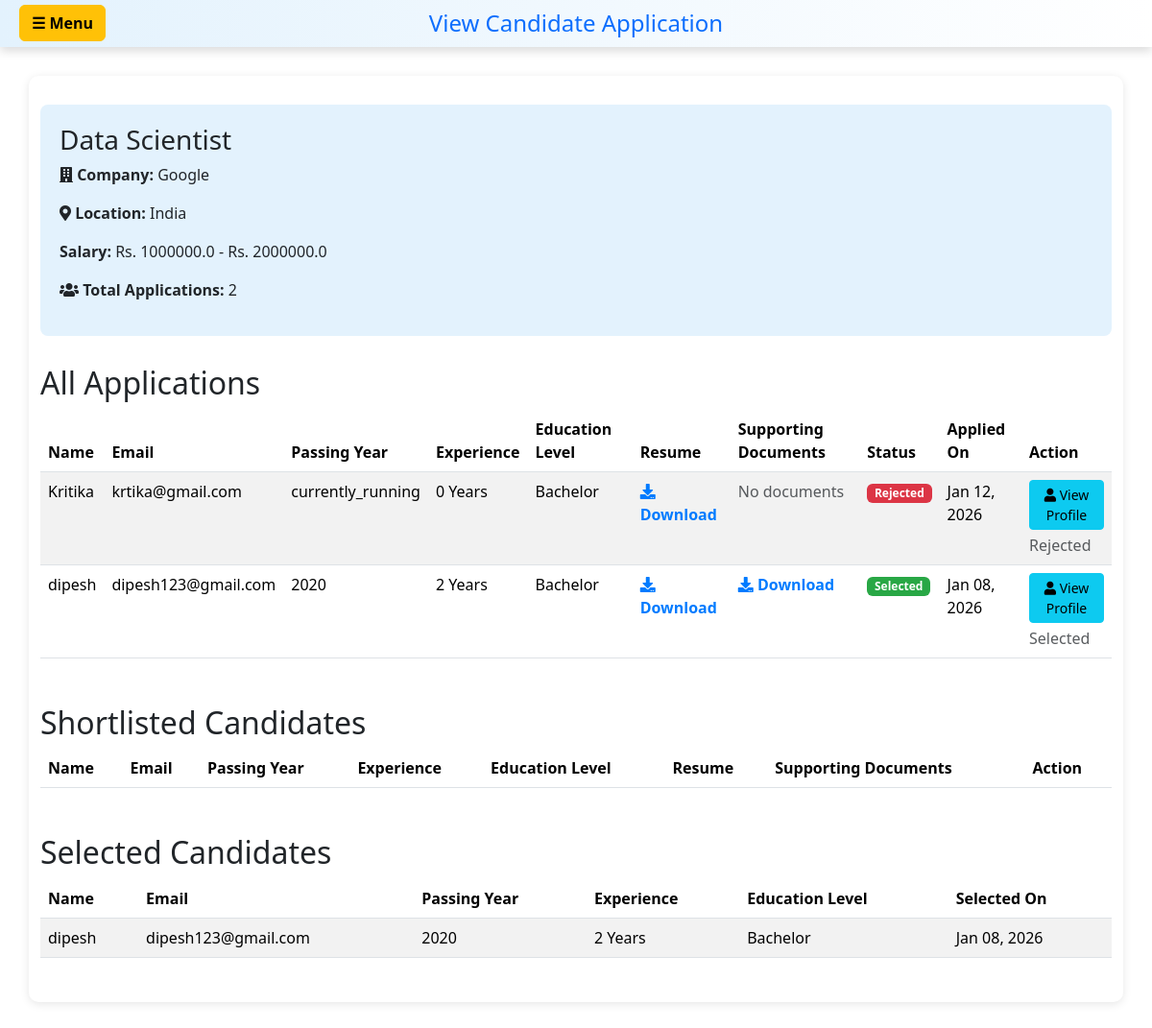
Page /candidate-details/18/ (signed in) on the committed database.
### hr/models.py (models this page shows, shortened)
class JobPost(models.Model):
    user=models.ForeignKey(User,on_delete=models.CASCADE)
    title=models.CharField(max_length=200)
    address=models.CharField(max_length=200)
    CompanyName=models.CharField(max_length=200)
    salaryLow=models.FloatField(default=0, validators=[MinValueValidator(0)])
    salaryHigh=models.FloatField(default=0, validators=[MinValueValidator(0)])
    applycount=models.IntegerField(default=0)
    lastDateToApply=models.DateField()
    created_at=models.DateTimeField(auto_now_add=True, null=True)
    employment_type = models.CharField(max_length=20, choices=EMPLOYMENT_TYPE_CHOICES, default='full-time', null=True, blank=True)
    work_mode = models.CharField(max_length=20, choices=WORK_MODE_CHOICES, default='on-site', null=True, blank=True)

class candidateApplication(models.Model):
    user=models.ForeignKey(User,on_delete=models.CASCADE)
    job = models.ForeignKey(JobPost,on_delete=models.CASCADE)
    education_level = models.CharField(
        max_length=20,
        choices=EDUCATION_CHOICES,
        default='BACHELOR'
    )
    passingYear = models.CharField(
        max_length=20,
        choices=PASSING_YEAR_CHOICES,
        default='currently_running'
    )
    yearOfExp=models.IntegerField(
        default=0,
        validators=[MinValueValidator(0)]
    )
    resume=models.FileField(upload_to="resume")
    support_documents=models.FileField(
        upload_to="support_docs",
        null=True,
        blank=True,
        help_text="Optional: Academic documents (PDF only, max 5MB)"
    )
    status=models.CharField(choices=STATUS_CHOICE, default="pending", max_length=20)
    applied_at=models.DateTimeField(auto_now_add=True, null=True)
    class Meta:
        unique_together = ('user', 'job')
    def get_education_display(self):
        education_map = {
            'SEE': 'SEE (Secondary Education Examination)',  # Updated to match the corrected full form
            'SLC': 'SLC (School Leaving Certificate)',
            'PLUS2': '+2 (Higher Secondary)',
            'DIPLOMA': 'Diploma',
            'BACHELOR': 'Bachelor',
            'MASTERS': 'Masters',
        }
        return education_map.get(self.education_level, self.education_level)

### hr/views.py (the view)
# urls.py: path("candidate-details/<int:pk>/", views.candidate_details, name='candidate_details'),
@login_required(login_url='login_user')
def candidate_details(request, pk):
    job = get_object_or_404(JobPost, id=pk, user=request.user)
    applications = candidateApplication.objects.filter(job=job).order_by('-applied_at')
    context = {
        'job': job,
        'applications': applications,
        'total_applications': applications.count(),
        'shortlisted_count': applications.filter(status='shortlisted').count(),
        'rejected_count': applications.filter(status='rejected').count(),
        'pending_count': applications.filter(status='pending').count(),
        'navbar_title': 'View Candidate Application',
    }
    return render(request, 'hr/candidate.html', context)

### hr/templates/hr/candidate.html (shortened to what this page needs)
<!DOCTYPE html>
<html lang="en">
<head>
    <link rel="stylesheet" href="https://cdnjs.cloudflare.com/ajax/libs/font-awesome/5.15.3/css/all.min.css">
    <link href="https://cdn.jsdelivr.net/npm/bootstrap@5.3.8/dist/css/bootstrap.min.css" rel="stylesheet">
</head>
<body>
    {% include 'hr/navbar.html' %}
    <div class="container">
        <div class="job-info">
            <h3>{{ job.title }}</h3>
            <p><i class="fas fa-building"></i> <strong>Company:</strong> {{ job.CompanyName }}</p>
            <p><i class="fas fa-map-marker-alt"></i> <strong>Location:</strong> {{ job.address }}</p>
            <p> <strong>Salary:</strong> Rs. {{ job.salaryLow }} - Rs. {{ job.salaryHigh }}</p>
            <p><i class="fas fa-users"></i> <strong>Total Applications:</strong> {{ job.applycount }}</p>
        </div>
        <h2>All Applications</h2>
        {% if applications %}
        <table class="table table-striped candidates-table">
            <thead>
                <tr>
                    <th>Name</th>
                    <th>Email</th>
                    <th>Passing Year</th>
                    <th>Experience</th>
                    <th>Education Level</th>
                    <th>Resume</th>
                    <th>Supporting Documents</th>
                    <th>Status</th>
                    <th>Applied On</th>
                    <th>Action</th>
                </tr>
            </thead>
            <tbody>
                {% for application in applications %}
                <tr>
                    <td>{{ application.user.username }}</td>
                    <td>{{ application.user.email }}</td>
                    <td>{{ application.passingYear }}</td>
                    <td>{{ application.yearOfExp }} Years</td>
                    <td>{{ application.get_education_display }}</td>
                    <td>
                        {% if application.resume %}
                        <a href="{{ application.resume.url }}" class="resume-download" target="_blank">
                            <i class="fas fa-download"></i> Download
                        </a>
                        {% else %}
                        <span class="text-muted">No resume</span>
                        {% endif %}
                    </td>
                    <td>
                        {% if application.support_documents %}
                        <a href="{{ application.support_documents.url }}" class="resume-download" target="_blank">
                            <i class="fas fa-download"></i> Download
                        </a>
                        {% else %}
                        <span class="text-muted">No documents</span>
                        {% endif %}
                    </td>
                    <td>
                        <span class="badge badge-{{ application.status }}">
                            {{ application.status|capfirst }}
                        </span>
                    </td>
                    <td>{{ application.applied_at|date:"M d, Y" }}</td>
                    <td>
                        <a href="{% url 'view_candidate_profile' application.user.id %}" class="btn btn-sm btn-info mb-1">
                            <i class="fas fa-user"></i> View Profile
                        </a>
                        <br>
                        {% if application.status == 'pending' %}
                        <form method="post" action="{% url 'select_candidate' application.id %}" class="inline-form">
                            {% csrf_token %}
                            <button type="submit" class="btn btn-sm btn-success">
                                <i class="fas fa-check"></i> Select
                            </button>
                        </form>
                        <form method="post" action="{% url 'reject_candidate' application.id %}" class="inline-form">
                            {% csrf_token %}
                            <button type="submit" class="btn btn-sm btn-danger">
                                <i class="fas fa-times"></i> Reject
                            </button>
                        </form>
                        {% else %}
                        <span class="text-muted">{{ application.status|capfirst }}</span>
                        {% endif %}
                    </td>
                </tr>
                {% endfor %}
            </tbody>
        </table>
        {% else %}
        <div class="alert alert-info">
            <i class="fas fa-info-circle"></i> No applications received yet for this job.
        </div>
        {% endif %}
        <h2 class="mt-5">Shortlisted Candidates</h2>
        {% if applications %}
        {% with selected_apps=applications|dictsort:"status" %}
        <table class="table table-striped candidates-table">
            <thead>
                <tr>
                    <th>Name</th>
                    <th>Email</th>
                    <th>Passing Year</th>
                    <th>Experience</th>
                    <th>Education Level</th>
                    <th>Resume</th>
                    <th>Supporting Documents</th>
                    <th>Action</th>
                </tr>
            </thead>
        </table>
        {% endwith %}
        {% else %}
        <div class="alert alert-info">
            <i class="fas fa-info-circle"></i> No candidates shortlisted yet.
        </div>
        {% endif %}
        <h2 class="mt-5">Selected Candidates</h2>
        {% if applications %}
        {% with selected_apps=applications|dictsort:"status" %}
        <table class="table table-striped candidates-table">
            <thead>
                <tr>
                    <th>Name</th>
                    <th>Email</th>
                    <th>Passing Year</th>
                    <th>Experience</th>
                    <th>Education Level</th>
                    <th>Selected On</th>
                </tr>
            </thead>
            <tbody>
                {% for application in selected_apps %}
                {% if application.status == 'selected' %}
                <tr>
                    <td>{{ application.user.username }}</td>
                    <td>{{ application.user.email }}</td>
                    <td>{{ application.passingYear }}</td>
                    <td>{{ application.yearOfExp }} Years</td>
                    <td>{{ application.get_education_display }}</td>
                    <td>{{ application.applied_at|date:"M d, Y" }}</td>
                </tr>
                {% endif %}
                {% endfor %}
            </tbody>
        </table>
        {% endwith %}
        {% else %}
        <div class="alert alert-info">
            <i class="fas fa-info-circle"></i> No candidates selected yet.
        </div>
        {% endif %}
    </div>
</body>
</html>

### hr/templates/hr/candidate.html (style rules this page uses)
body { font-family: Arial, sans-serif; background: #f9f9f9; }
.container { max-width: 1200px; margin: 30px auto; background: #fff; padding: 30px; border-radius: 10px; box-shadow: 0px 2px 10px rgba(0, 0, 0, 0.1); }
h2 { margin-top: 20px; margin-bottom: 20px; color: #333; }
.job-info { background: #e3f2fd; padding: 20px; border-radius: 8px; margin-bottom: 30px; }
.candidates-table { width: 100%; margin-bottom: 30px; }
.candidates-table th { background-color: #007BFF; color: #fff; }
.resume-download { color: #007BFF; text-decoration: none; font-weight: bold; }
.badge-selected { background-color: #28a745; }
.badge-rejected { background-color: #dc3545; }

### rows in the picture
JobPost: title "Data Scientist", CompanyName "Google", address "India", salaryLow "1000000.0", salaryHigh "2000000.0", applycount "2"
candidateApplication: user.username "Kritika", user.email "krtika@gmail.com", passingYear "currently_running", yearOfExp "0", education "Bachelor", support_documents "No documents", status "Rejected", applied_at "Jan 12, 2026"
candidateApplication: user.username "dipesh", user.email "dipesh123@gmail.com", passingYear "2020", yearOfExp "2", education "Bachelor", status "Selected", applied_at "Jan 08, 2026"

### other values in the picture
{{ navbar_title|safe }} "View Candidate Application"
